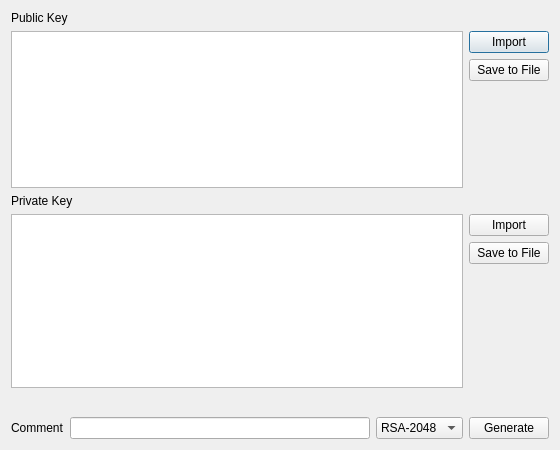
<?xml version="1.0" encoding="UTF-8"?>
<ui version="4.0">
 <class>GenerateKeyPairDialog</class>
 <widget class="QDialog" name="GenerateKeyPairDialog">
  <property name="geometry">
   <rect>
    <x>0</x>
    <y>0</y>
    <width>560</width>
    <height>450</height>
   </rect>
  </property>
  <property name="windowTitle">
   <string>Generate Key Pair</string>
  </property>
  <layout class="QVBoxLayout" name="verticalLayout_2">
   <item>
    <layout class="QGridLayout" name="gridLayout">
     <item row="1" column="1">
      <layout class="QVBoxLayout" name="verticalLayout">
       <item>
        <widget class="QPushButton" name="pushButton_PublicKeyImport">
         <property name="text">
          <string>Import</string>
         </property>
        </widget>
       </item>
       <item>
        <widget class="QPushButton" name="pushButton_PublicKeySave">
         <property name="text">
          <string>Save to File</string>
         </property>
        </widget>
       </item>
       <item>
        <spacer name="verticalSpacer">
         <property name="orientation">
          <enum>Qt::Vertical</enum>
         </property>
         <property name="sizeHint" stdset="0">
          <size>
           <width>20</width>
           <height>40</height>
          </size>
         </property>
        </spacer>
       </item>
      </layout>
     </item>
     <item row="0" column="0">
      <widget class="QLabel" name="label">
       <property name="text">
        <string>Public Key</string>
       </property>
      </widget>
     </item>
     <item row="1" column="0">
      <widget class="QPlainTextEdit" name="plainTextEdit_PublicKey">
       <property name="readOnly">
        <bool>true</bool>
       </property>
      </widget>
     </item>
    </layout>
   </item>
   <item>
    <layout class="QGridLayout" name="gridLayout_2">
     <item row="0" column="0">
      <widget class="QLabel" name="label_2">
       <property name="text">
        <string>Private Key</string>
       </property>
      </widget>
     </item>
     <item row="1" column="1">
      <layout class="QVBoxLayout" name="verticalLayout_4">
       <item>
        <widget class="QPushButton" name="pushButton_PrivateKeyImport">
         <property name="text">
          <string>Import</string>
         </property>
        </widget>
       </item>
       <item>
        <widget class="QPushButton" name="pushButton_PrivateKeySave">
         <property name="text">
          <string>Save to File</string>
         </property>
        </widget>
       </item>
       <item>
        <spacer name="verticalSpacer_2">
         <property name="orientation">
          <enum>Qt::Vertical</enum>
         </property>
         <property name="sizeHint" stdset="0">
          <size>
           <width>20</width>
           <height>40</height>
          </size>
         </property>
        </spacer>
       </item>
      </layout>
     </item>
     <item row="1" column="0">
      <widget class="QPlainTextEdit" name="plainTextEdit_PrivateKey">
       <property name="readOnly">
        <bool>true</bool>
       </property>
      </widget>
     </item>
     <item row="2" column="0">
      <spacer name="verticalSpacer_3">
       <property name="orientation">
        <enum>Qt::Vertical</enum>
       </property>
       <property name="sizeHint" stdset="0">
        <size>
         <width>20</width>
         <height>40</height>
        </size>
       </property>
      </spacer>
     </item>
    </layout>
   </item>
   <item>
    <layout class="QHBoxLayout" name="horizontalLayout">
     <item>
      <widget class="QLabel" name="label_3">
       <property name="text">
        <string>Comment</string>
       </property>
      </widget>
     </item>
     <item>
      <widget class="QLineEdit" name="lineEdit_Comment"/>
     </item>
     <item>
      <widget class="QComboBox" name="comboBox_Algorithm">
       <item>
        <property name="text">
         <string notr="true">RSA-2048</string>
        </property>
       </item>
       <item>
        <property name="text">
         <string notr="true">RSA-4096</string>
        </property>
       </item>
      </widget>
     </item>
     <item>
      <widget class="QPushButton" name="pushButton_Generate">
       <property name="text">
        <string>Generate</string>
       </property>
      </widget>
     </item>
    </layout>
   </item>
  </layout>
 </widget>
 <tabstops>
  <tabstop>lineEdit_Comment</tabstop>
  <tabstop>comboBox_Algorithm</tabstop>
  <tabstop>pushButton_Generate</tabstop>
  <tabstop>plainTextEdit_PublicKey</tabstop>
  <tabstop>pushButton_PublicKeyImport</tabstop>
  <tabstop>pushButton_PublicKeySave</tabstop>
  <tabstop>plainTextEdit_PrivateKey</tabstop>
  <tabstop>pushButton_PrivateKeyImport</tabstop>
  <tabstop>pushButton_PrivateKeySave</tabstop>
 </tabstops>
 <resources/>
 <connections/>
</ui>
